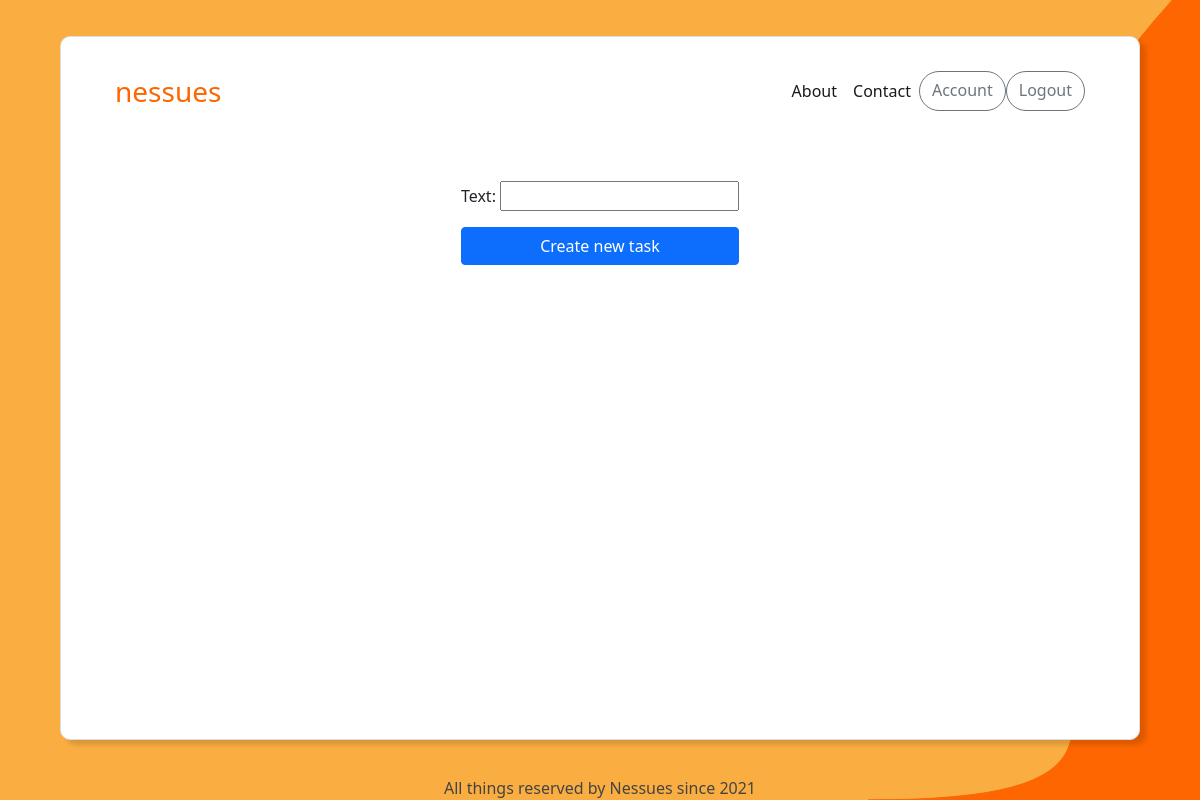
/tasks/1/ (signed in), run on an earlier commit of the app's database.
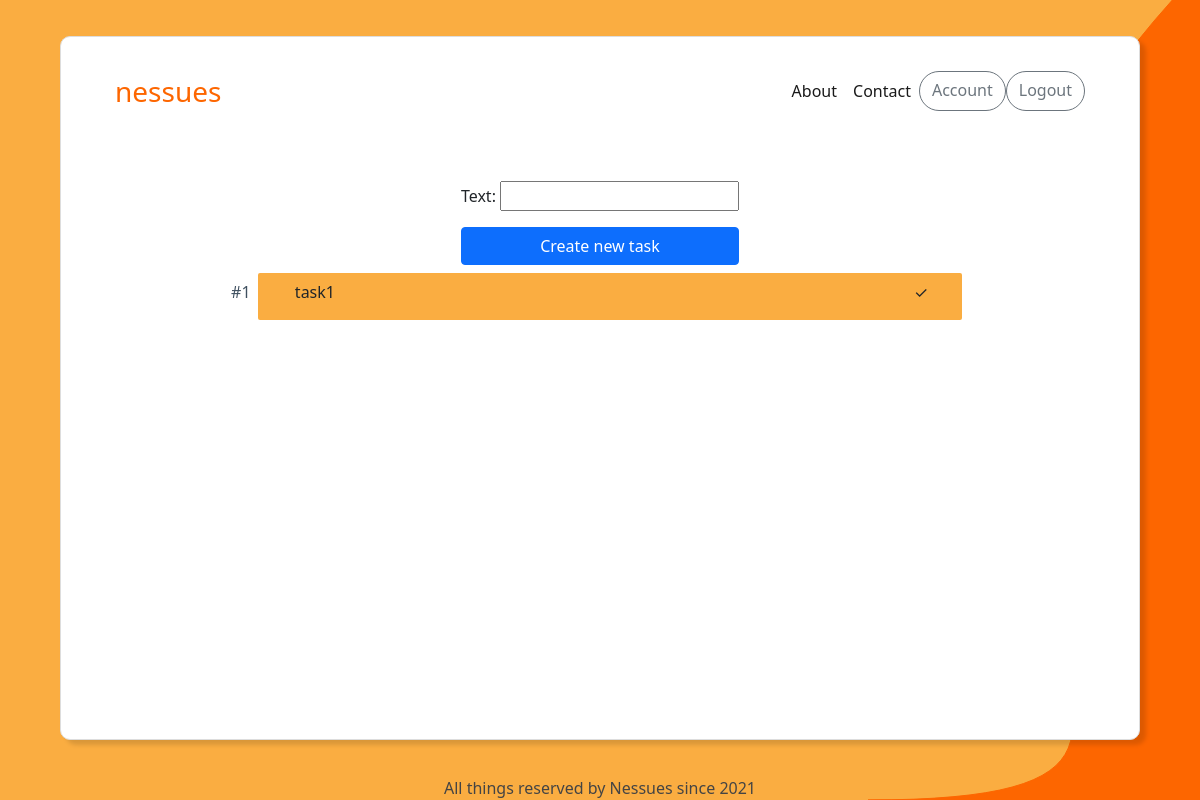
And on a later commit of the database.
### nessues_app/models.py (models this page shows, shortened)
class Task(models.Model):
    id = models.AutoField(primary_key=True)
    table = models.ForeignKey(
        Table,
        on_delete=models.CASCADE
    )
    text = models.CharField(max_length=120)
    date_created = models.DateField(default=now)
    created_by = models.IntegerField(blank=False)
    completed = models.BooleanField(default=False)
    completed_by = models.IntegerField(blank=False, null=True, default=None)

### nessues_app/views.py (the view, shortened to what this page needs)
# urls.py: path('tasks/<int:key_id>/', login_required(views.TasksView.as_view()), name='tasks'),
class TasksView(TemplateView):
    template_name = 'nessues_app/tasks.html'
    create_task_class = CreateTaskForm
    update_task_class = UpdateTaskForm
    complete_task_class = CompleteTaskForm
    def get(self, request, *args, **kwargs):
        available_tasks = Task.objects.filter(table=self.kwargs['key_id'])
        create = self.create_task_class(initial={'table': self.kwargs['key_id'], 'created_by': self.request.user.id})
        update = self.update_task_class(initial={'table': self.kwargs['key_id'], 'created_by': self.request.user.id})
        complete = self.complete_task_class(initial={'table': self.kwargs['key_id'], 'created_by': self.request.user.id})
        return render(request, self.template_name, {'url_arguments': {'key_id': self.kwargs['key_id'], 'current_user': self.request.user.id}, 'available_tasks': available_tasks, 'create': create, 'update': update, 'complete': complete})

### nessues_app/forms.py
class CreateTaskForm(forms.ModelForm):
    text = CharField(max_length=120)
    class Meta:
        model = Task
        fields = ['text', 'completed', 'created_by', 'table']
        widgets = {'completed': forms.HiddenInput(), 'created_by': forms.HiddenInput(), 'table': forms.HiddenInput()}

class UpdateTaskForm(forms.ModelForm):
    text = CharField(max_length=120)
    class Meta:
        model = Task
        fields = ['id', 'text', 'completed', 'table']
        widgets = {'id': forms.HiddenInput(), 'completed': forms.HiddenInput(), 'table': forms.HiddenInput()}

### templates/nessues_app/tasks.html (shortened to what this page needs)
{% extends "base.html" %}
{% load widget_tweaks %}
{% block content %}
    <div class="container tasks">
        <div class="new-task-form">
            <form method="POST">
                {{ create.as_p }}
                <button class="btn btn-primary new-task-button" type="submit">Create new task</button>
            </form>
    </div>
    {% for data in available_tasks %}
        <div style="display: flex; flex-direction: row;">
            <p style="padding-top: 2%; color: #3F5060;">#{{ data.id }}</p>
            <div class="data_cubes tasks">
                <p>{{ data.text }}</p>
                <div class="task-button">
                    <a data-id="{{ data.id }}" data-toggle="modal" data-target="#closeModal{{ data.id }}" class="completeTask">
                        <span>&#10003;</span>
                    </a>
                </div>
            </div>
        </div>
    {% endfor %}
    </div>
{% endblock content %}

What changed in the data, as far as the page shows it:
added Task: id "1", text "task1"
